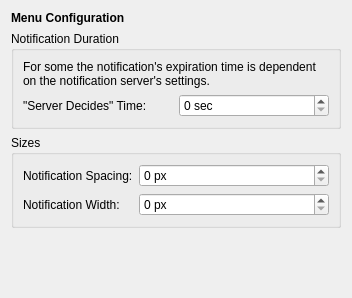
<?xml version="1.0" encoding="UTF-8"?>
<ui version="4.0">
 <class>AdvancedSettings</class>
 <widget class="QWidget" name="AdvancedSettings">
  <property name="geometry">
   <rect>
    <x>0</x>
    <y>0</y>
    <width>352</width>
    <height>298</height>
   </rect>
  </property>
  <layout class="QGridLayout" name="gridLayout_2">
   <item row="0" column="0">
    <widget class="QLabel" name="label">
     <property name="font">
      <font>
       <weight>75</weight>
       <bold>true</bold>
      </font>
     </property>
     <property name="text">
      <string>Menu Configuration</string>
     </property>
    </widget>
   </item>
   <item row="1" column="0" colspan="2">
    <widget class="QGroupBox" name="groupBox_2">
     <property name="title">
      <string>Notification Duration</string>
     </property>
     <layout class="QGridLayout" name="gridLayout">
      <item row="0" column="0">
       <widget class="QLabel" name="label_3">
        <property name="text">
         <string>For some the notification's expiration time is dependent on the notification server's settings.</string>
        </property>
        <property name="wordWrap">
         <bool>true</bool>
        </property>
       </widget>
      </item>
      <item row="1" column="0">
       <layout class="QHBoxLayout" name="horizontalLayout">
        <item>
         <widget class="QLabel" name="label_2">
          <property name="text">
           <string>&quot;Server Decides&quot; Time:</string>
          </property>
         </widget>
        </item>
        <item>
         <widget class="QSpinBox" name="serverDecidesBox">
          <property name="suffix">
           <string> sec</string>
          </property>
         </widget>
        </item>
       </layout>
      </item>
     </layout>
    </widget>
   </item>
   <item row="2" column="0" colspan="2">
    <widget class="QGroupBox" name="groupBox">
     <property name="title">
      <string>Sizes</string>
     </property>
     <layout class="QFormLayout" name="formLayout">
      <item row="0" column="0">
       <widget class="QLabel" name="label_4">
        <property name="text">
         <string>Notification Spacing:</string>
        </property>
       </widget>
      </item>
      <item row="0" column="1">
       <widget class="QSpinBox" name="spacingBox">
        <property name="suffix">
         <string> px</string>
        </property>
       </widget>
      </item>
      <item row="1" column="0">
       <widget class="QLabel" name="label_5">
        <property name="text">
         <string>Notification Width:</string>
        </property>
       </widget>
      </item>
      <item row="1" column="1">
       <widget class="QSpinBox" name="widthBox">
        <property name="suffix">
         <string> px</string>
        </property>
        <property name="maximum">
         <number>2000</number>
        </property>
       </widget>
      </item>
     </layout>
    </widget>
   </item>
   <item row="3" column="1">
    <spacer name="verticalSpacer">
     <property name="orientation">
      <enum>Qt::Vertical</enum>
     </property>
     <property name="sizeHint" stdset="0">
      <size>
       <width>20</width>
       <height>40</height>
      </size>
     </property>
    </spacer>
   </item>
  </layout>
 </widget>
 <resources/>
 <connections/>
</ui>
